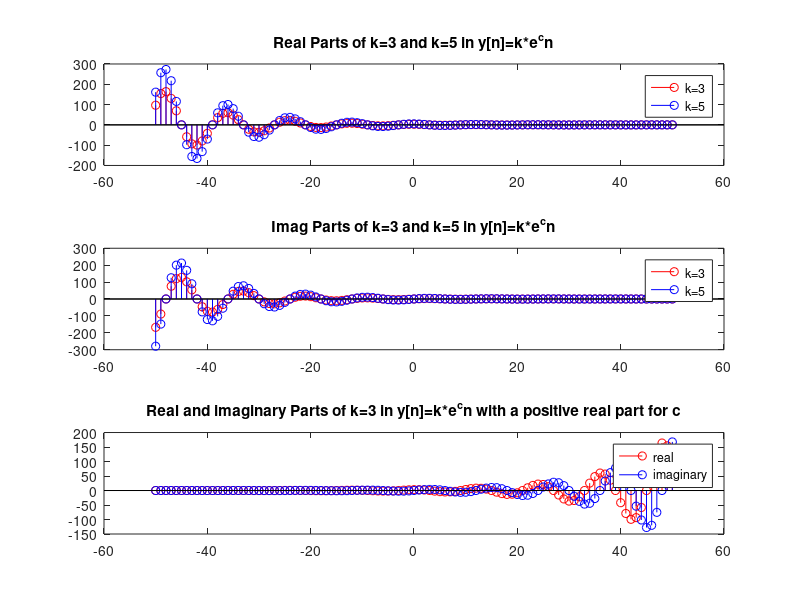

Recreate this plot in MATLAB.
% Question 1C and 1D
% Generating the complex sequence given

domain = -50:50;

c = -1/12 + pi*i/6;
c2=  1/12 + pi*i/6;

range1 = 3*exp(domain.*c);
range2 = 5*exp(domain.*c);
range3 = 3*exp(domain.*c2);
subplot(3,1,1);
stem(domain, real(range1),'r');
hold on;
stem(domain,real(range2),'b');
title('Real Parts of k=3 and k=5 in y[n]=k*e^cn');
legend('k=3','k=5');


subplot(3,1,2);
stem(domain, imag(range1),'r');
hold on;
stem(domain, imag(range2),'b');
title('Imag Parts of k=3 and k=5 in y[n]=k*e^cn');
legend('k=3','k=5');

subplot(3,1,3);
stem(domain, real(range3),'r');
hold on;
stem(domain, imag(range3),'b');
title('Real and imaginary Parts of k=3 in y[n]=k*e^cn with a positive real part for c');
legend('real','imaginary');